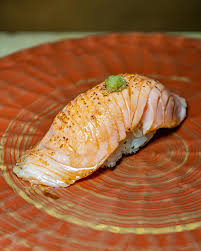
#> input picture CNN_Sushi/Images Dataset/aburi/1images12.jpg, 201 x 251 px; its folder holds only this picture in this run
$ jupyter execute --allow-errors Generate_Numpy_Images.ipynb
#> lines starting #> are read from the running program, lines starting #| are printed output that depends on the picture
<a href="https://colab.research.google.com/github/chayaphon/DADS7202_DL/blob/main/CNN_Sushi/Generate_Numpy_Images.ipynb\" target="_parent"></a>

[cell 1]
import matplotlib.pyplot as plt
import numpy as np
import cv2
import os

[cell 2]
def img_converter(path, size):
#> called with path = './Images Dataset/aburi/', size = (299, 299)
    arr = os.listdir(path)
    valid_extensions = ['.jpg', '.jpeg', '.png', '.gif', '.bmp']
    x = []
    for filename in arr:
        file_extension = os.path.splitext(filename)[1]
        if file_extension.lower() in valid_extensions:
            filename = path + filename
            img = cv2.imread(filename)
#> img is the input picture: shape (251, 201, 3); mean B, G, R 55.2, 96.4, 154.2
            RGB_img = cv2.cvtColor(img, cv2.COLOR_BGR2RGB)
            img = cv2.resize(RGB_img, size)
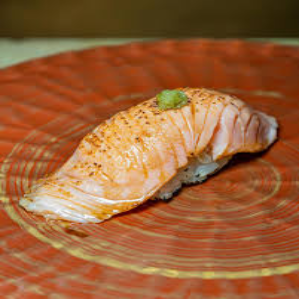
#> img: shape (299, 299, 3); mean R, G, B 154.1, 96.3, 55.1
#> `x = img_converter(path, size)`: x = 1 item
#| x shape: (1, 299, 299, 3)
            x.append(img)
    return x

[cell 3]
name_path = {
    'sushi_aburi' : './Images Dataset/aburi/',
    'sushi_ebi' : './Images Dataset/ebi/',
    'sushi_maguro' : './Images Dataset/maguro/',
    'sushi_salmon' : './Images Dataset/salmon/'
}

save_location = './Images Numpy/'
x_all = []

#> (the rest of this cell did not finish here and is left out)

[cell 4]
plt.figure(figsize=(15, 14))
row = len(x_all)
#> row = 1
#> (the rest of this cell did not finish here and is left out)
